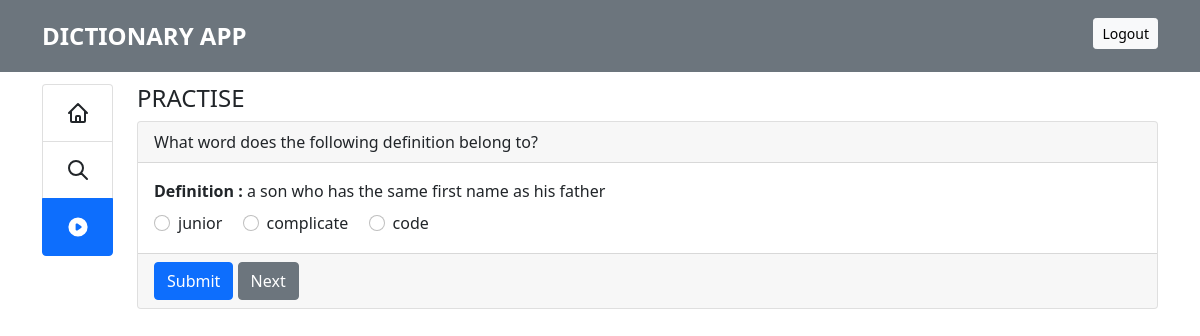
The app's page /practise/ (signed in) with its own data.
### app/word/models.py (models this page shows, shortened)
class Definition(db.Model):
  __tablename__ = "definition"
  id = db.Column(db.Integer, primary_key=True)
  word_id = db.Column(db.Integer, db.ForeignKey('word.id'))
  content = db.Column(db.String(512))
  def __repr__(self) -> str:
      return f"{self.content}"

class Word(db.Model):
  __tablename__ = "word"
  id = db.Column(db.Integer, primary_key=True)
  user_id = db.Column(db.Integer, db.ForeignKey('user.id'))
  name = db.Column(db.String(80))
  definitions = db.relationship('Definition', backref='word', lazy=True)
  practising_point = db.Column(db.Integer, default=0)
  searched_count = db.Column(db.Integer, default=0)
  appeared_count = db.Column(db.Integer, default=0)
  def __repr__(self):
    return f"{self.name}"

### app/practise/views.py (the view)
@practice_module.route("/", methods=['GET', 'POST'])
@login_required
def index():
  count_of_word = get_count_of_word()
  if count_of_word < 10 :
    return render_template(
      "practise.html",
      title = "Practise",
      count_of_word = count_of_word,
    )
  random_correct_definition = get_random_definition()
  correct_word_option = random_correct_definition.word
  first_wrong_answer = get_random_word_expect_given(correct_word_option)
  second_wrong_answer = get_random_word_expect_given(first_wrong_answer, correct_word_option)
  all_options = [correct_word_option, first_wrong_answer, second_wrong_answer]
  for word in all_options:
    word_api.increase_appeared_count(word)
  return render_template(
    "practise.html",
    title = "Practise",
    count_of_word = count_of_word,
    definition=random_correct_definition,
    options = all_options
  )

### app/__init__.py (called while the page is built)
@login_manager.user_loader
def load_user(user_id):
    return User.query.get(int(user_id))

### app/practise/views.py (called while the page is built)
def get_count_of_word() -> int:
  return len(word_api.get_all())

def get_random_definition() -> Definition:
  count_of_all_definitions = len(word_api.get_all_definitions())
  random_definition_id = random.randint(1, count_of_all_definitions)
  return Definition.query.get(random_definition_id)

def get_random_word_expect_given(*args) -> Word:
  all_words = word_api.get_all()
  all_other_words = [word for word in all_words if word not in list(args)]
  return random.choice(all_other_words)

### app/word/views.py (called while the page is built)
@word_module.route("/", methods=['GET'])
@login_required
def get_all() -> list:
  all_words = Word.query.filter_by(user_id=current_user.id).all()
  return all_words

@login_required
def get_all_definitions():
  all_definitions = Definition.query.all()
  users_all_definition = list(filter(lambda definition: definition.word.user_id == current_user.id, all_definitions))
  return users_all_definition

def increase_appeared_count(word: Word):
  word.appeared_count = word.appeared_count + 1
  db.session.commit()

### app/practise/templates/practise.html (shortened to what this page needs)
{% extends "private_base.html" %}
{% block head %}
{{ super() }}
{% endblock %}
{% block content %}
<div class="centered-wrapper">
  <h4>PRACTISE</h4>
  {% if count_of_word < 10 %}
    <div class="alert alert-warning" role="alert">
      You must have at least 10 words to practise. You have {{ count_of_word }}.
    </div>
  {% else %}
  <div class="card">
    <div class="card-header">
      What word does the following definition belong to?
    </div>
    <div class="card-body">
      <span class="fw-bold">Definition :</span>
      {{ definition }}
      <div class="d-block mt-2">
        {% for option in options %}
        <div class="form-check form-check-inline">
          <input class="form-check-input" type="radio" name="answers" id="inlineRadio--{{loop.index}}"
            value={{option}}>
          <label class="form-check-label" for="inlineRadio--{{loop.index}}">{{ option }}</label>
        </div>
        {% endfor %}
      </div>
    </div>
    <div class="card-footer">
      <button class="btn btn-primary" type="button" id="btn_submit">Submit</button>
      <button class="btn btn-secondary" type="button" id="btn_next">Next</button>
    </div>
  </div>
  {% endif %}
</div>
{% endblock %}

### records on screen
Definition: content "a son who has the same first name as his father"
Word: name "junior"
Word: name "complicate"
Word: name "code"
